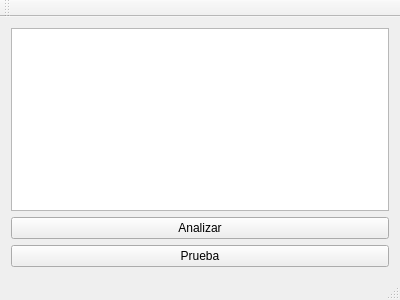
<?xml version="1.0" encoding="UTF-8"?>
<ui version="4.0">
 <class>Principal</class>
 <widget class="QMainWindow" name="Principal">
  <property name="geometry">
   <rect>
    <x>0</x>
    <y>0</y>
    <width>400</width>
    <height>300</height>
   </rect>
  </property>
  <property name="windowTitle">
   <string>Principal</string>
  </property>
  <widget class="QWidget" name="centralWidget">
   <layout class="QVBoxLayout" name="verticalLayout">
    <item>
     <widget class="QPlainTextEdit" name="pTEentrada"/>
    </item>
    <item>
     <widget class="QPushButton" name="pBanalizar">
      <property name="text">
       <string>Analizar</string>
      </property>
     </widget>
    </item>
    <item>
     <widget class="QPushButton" name="pushButton">
      <property name="text">
       <string>Prueba</string>
      </property>
     </widget>
    </item>
   </layout>
  </widget>
  <widget class="QMenuBar" name="menuBar">
   <property name="geometry">
    <rect>
     <x>0</x>
     <y>0</y>
     <width>400</width>
     <height>20</height>
    </rect>
   </property>
  </widget>
  <widget class="QToolBar" name="mainToolBar">
   <attribute name="toolBarArea">
    <enum>TopToolBarArea</enum>
   </attribute>
   <attribute name="toolBarBreak">
    <bool>false</bool>
   </attribute>
  </widget>
  <widget class="QStatusBar" name="statusBar"/>
 </widget>
 <layoutdefault spacing="6" margin="11"/>
 <resources/>
 <connections/>
</ui>
